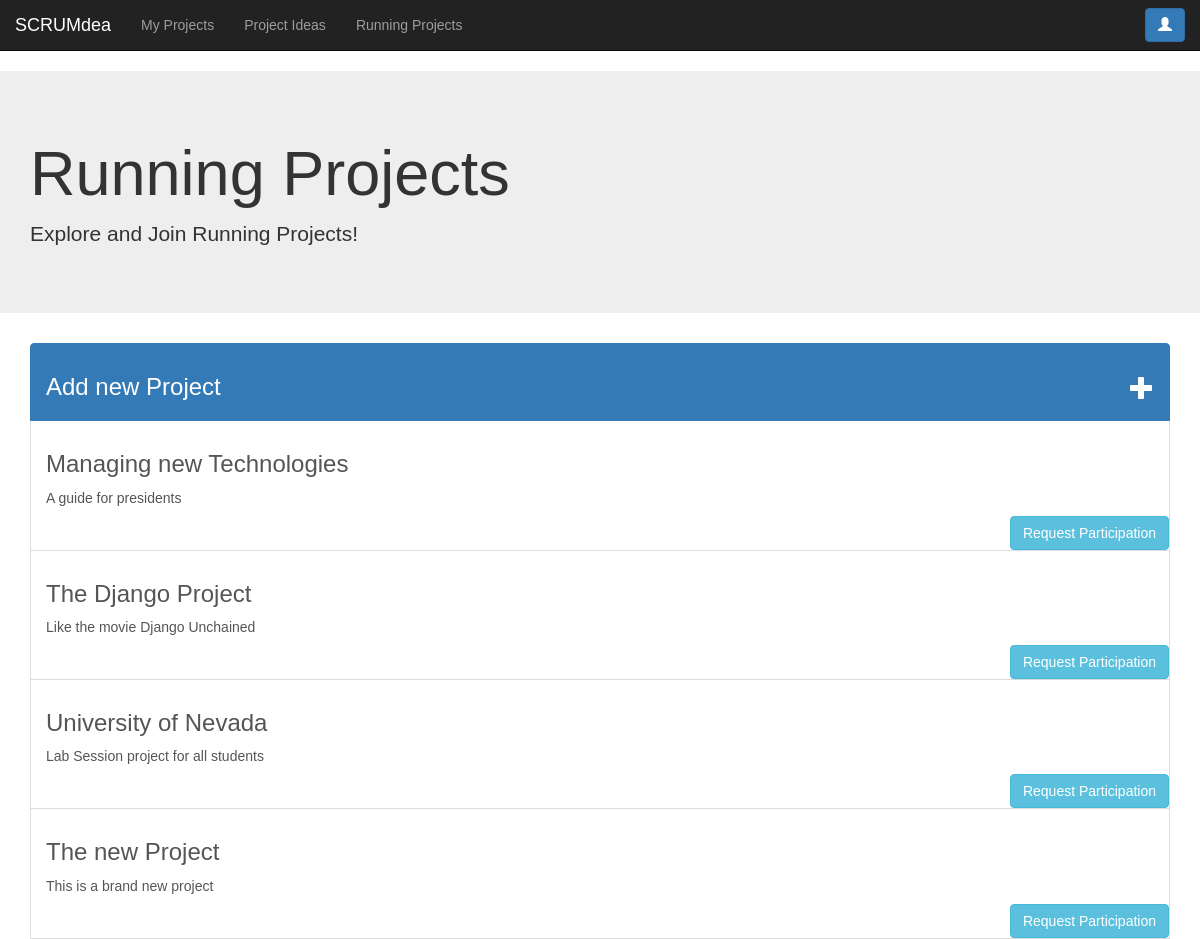
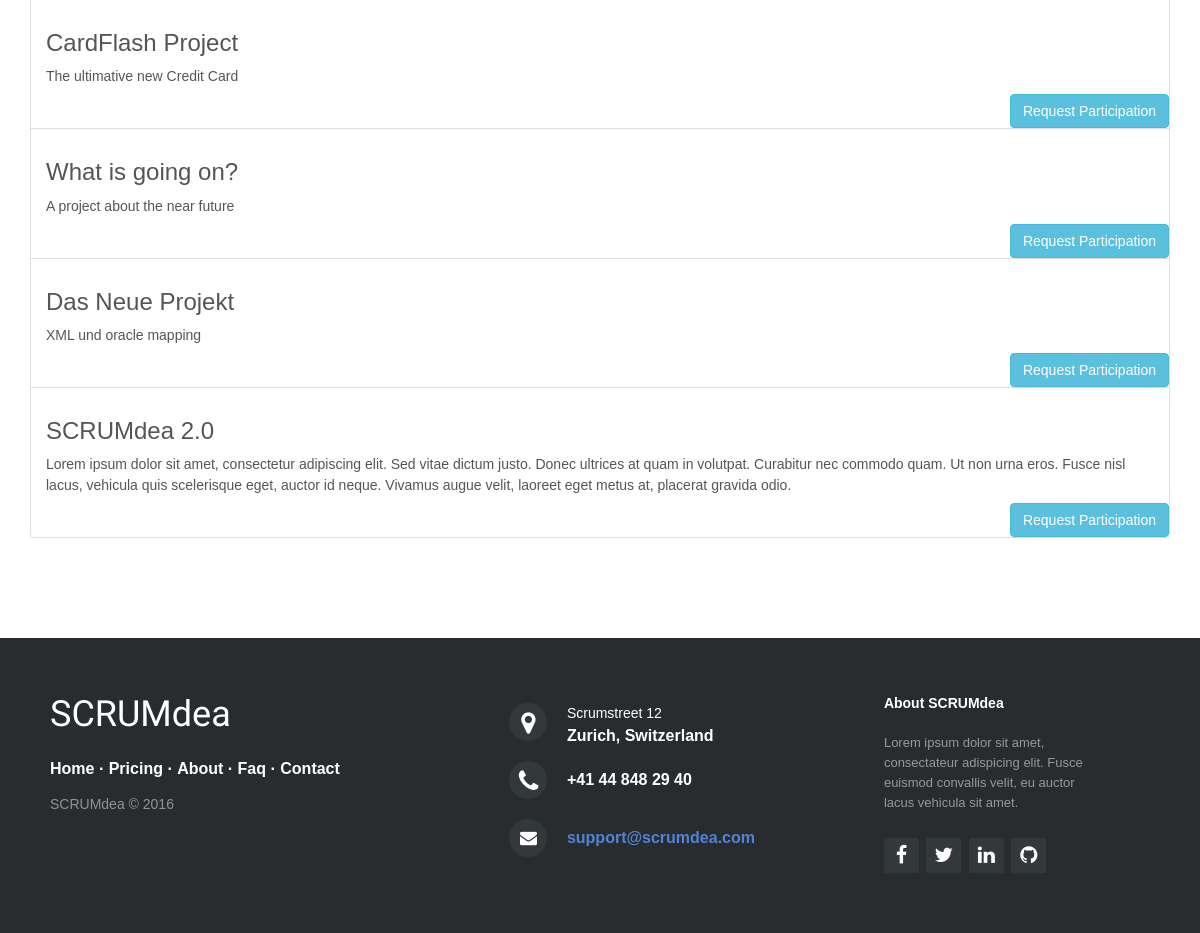
The app's page /projects/running (signed in) with its own data (2 pictures, top to bottom).
### scrumdea/models.py (models this page shows, shortened)
class Project(models.Model):
    name = models.CharField(max_length=100)
    description = models.TextField()
    creation_date = models.DateTimeField(auto_now_add=True)
    finishing_date = models.DateTimeField(null=True)
    visible = models.BooleanField(default=True)

### scrumdea/views.py (the view)
# urls.py: url(r'^projects/running$', views.ProjectRunningListView.as_view(), name='project_running_list_view'),
class ProjectRunningListView(LoginRequiredMixin, ListView):
    model = src_models.Project
    template_name = "scrumdea/final/running_projects.html"

### scrumdea/templates/scrumdea/final/running_projects.html (shortened to what this page needs)
{% load staticfiles %}
<!DOCTYPE html>
<html lang="en">
<head>
    <link href="{% static "css/bootstrap.min.css" %}" rel="stylesheet">
    <link rel="stylesheet" href="{% static "style.css" %}">
    <link rel="stylesheet" href="http://maxcdn.bootstrapcdn.com/font-awesome/4.2.0/css/font-awesome.min.css">
</head>
<body>
<nav class="navbar navbar-inverse navbar-static-top">
    <div class="container-fluid">
        <div class="navbar-header">
            <a class="navbar-brand" href="/">SCRUMdea</a>
            <div class="btn-toolbar">
            </div>
        </div>
        <div class="navbar-collapse collapse navbar-left" id="bs-example-navbar-collapse" aria-expanded="false"
             style="height: 1px;">
            <ul class="nav navbar-nav">
                <li><a href="{% url "project_list_view" %}">My Projects</a></li>
                <li><a href="{% url "general_idea_listlist_view" %}">Project Ideas</a></li>
                <li><a href="{% url "project_running_list_view" %}">Running Projects</a></li>
            </ul>
        </div>
        <button type="button" class="btn btn-primary navbar-right navbar-btn hidden-xs" aria-label="Right Align"
                data-toggle="modal" data-target="#user_modal" style="margin-right: 0px">
            <span class="glyphicon glyphicon-user" aria-hidden="true"></span>
        </button>
    </div>
</nav>
<div class="jumbotron">
    <div class="container">
        <h1>Running Projects</h1>
        <p> Explore and Join Running Projects!</p>
    </div>
</div>
<div class="container">
    <div class="list-group">
        <a href="{% url "project_create_view" %}" class="list-group-item active">
            <h3>Add new Project <span class="glyphicon glyphicon-plus" style="float:right;" aria-hidden="true"></span>
            </h3>
        </a>
        {% for project in object_list %}
            <a href="{% url "project_detail_view" pk=project.id %}" class="list-group-item">
                <h3>{{ project.name }}</h3>
                <p>{{ project.description }}</p>
                <br>
                <div class="container-fluid">
                    <div class="btn-group button-pos-right">
                        <button class="btn btn-info pull-right" type="button">
                            Request Participation
                        </button>
                    </div>
                </div>
            </a>
        {% endfor %}
    </div>
</div>
<footer class="footer-distributed">
    <div class="footer-left">
        <h3>SCRUMdea</h3>
        <p class="footer-links">
            <a href="#">Home</a>
            ·
            <a href="#">Pricing</a>
            ·
            <a href="#">About</a>
            ·
            <a href="#">Faq</a>
            ·
            <a href="#">Contact</a>
        </p>
        <p class="footer-company-name">SCRUMdea &copy; 2016</p>
    </div>
    <div class="footer-center">
        <div>
            <i class="fa fa-map-marker"></i>
            <p><span>Scrumstreet 12</span> Zurich, Switzerland</p>
        </div>
        <div>
            <i class="fa fa-phone"></i>
            <p>+41 44 848 29 40</p>
        </div>
        <div>
            <i class="fa fa-envelope"></i>
            <p><a href="mailto:support@company.com">support@scrumdea.com</a></p>
        </div>
    </div>
    <div class="footer-right">
        <p class="footer-company-about">
            <span>About SCRUMdea</span>
            Lorem ipsum dolor sit amet, consectateur adispicing elit. Fusce euismod convallis velit, eu auctor lacus
            vehicula sit amet.
        </p>
        <div class="footer-icons">
            <a href="#"><i class="fa fa-facebook"></i></a>
            <a href="#"><i class="fa fa-twitter"></i></a>
            <a href="#"><i class="fa fa-linkedin"></i></a>
            <a href="#"><i class="fa fa-github"></i></a>
        </div>
    </div>
</footer>
</body>
</html>

### scrumdea/static/style.css (style rules this page uses)
* { padding:0; margin:0; }
html { background-color: #eaf0f2; height: 100%; }
body { font:14px/1.5 Arial, Helvetica, sans-serif; }
.button-pos-right { position: absolute; bottom: 0; right: 0; }
.footer-distributed { background-color: #292c2f; box-shadow: 0 1px 1px 0 rgba(0, 0, 0, 0.12); box-sizing: border-box; width: 100%; text-align: left; font: bold 16px sans-serif; padding: 55px 50px; margin-top: 80px; }
.footer-distributed .footer-left, .footer-distributed .footer-center, .footer-distributed .footer-right { display: inline-block; vertical-align: top; }
.footer-distributed .footer-left { width: 40%; }
.footer-distributed h3 { color: #ffffff; font: normal 36px 'Codystar', cursive; margin: 0; }
.footer-distributed .footer-links { color: #ffffff; margin: 20px 0 12px; padding: 0; }
.footer-distributed .footer-links a { display:inline-block; line-height: 1.8; text-decoration: none; color: inherit; }
.footer-distributed .footer-company-name { color: #8f9296; font-size: 14px; font-weight: normal; margin: 0; }
.footer-distributed .footer-center { width: 35%; }
.footer-distributed .footer-center i { background-color: #33383b; color: #ffffff; font-size: 25px; width: 38px; height: 38px; border-radius: 50%; text-align: center; line-height: 42px; margin: 10px 15px; vertical-align: middle; }
.footer-distributed .footer-center i.fa-envelope { font-size: 17px; line-height: 38px; }
.footer-distributed .footer-center p { display: inline-block; color: #ffffff; vertical-align: middle; margin:0; }
.footer-distributed .footer-center p span { display:block; font-weight: normal; font-size:14px; line-height:2; }
.footer-distributed .footer-center p a { color: #5383d3; text-decoration: none;; }
.footer-distributed .footer-right { width: 20%; }
.footer-distributed .footer-company-about { line-height: 20px; color: #92999f; font-size: 13px; font-weight: normal; margin: 0; }
.footer-distributed .footer-company-about span { display: block; color: #ffffff; font-size: 14px; font-weight: bold; margin-bottom: 20px; }
.footer-distributed .footer-icons { margin-top: 25px; }
.footer-distributed .footer-icons a { display: inline-block; width: 35px; height: 35px; cursor: pointer; background-color: #33383b; border-radius: 2px; font-size: 20px; color: #ffffff; text-align: center; line-height: 35px; margin-right: 3px; margin-bottom: 5px; }

### records on screen
Project: name "Managing new Technologies", description "A guide for presidents"
Project: name "The Django Project", description "Like the movie Django Unchained"
Project: name "University of Nevada", description "Lab Session project for all students"
Project: name "The new Project", description "This is a brand new project"
Project: name "CardFlash Project", description "The ultimative new Credit Card"
Project: name "What is going on?", description "A project about the near future"
Project: name "Das Neue Projekt", description "XML und oracle mapping"
Project: name "SCRUMdea 2.0", description "Lorem ipsum dolor sit amet, consectetur adipiscing elit. Sed vitae dictum justo. Donec ultrices at quam in volutpat. Curabitur nec commodo quam. Ut non urna eros. Fusce nisl lacus, vehicula quis scelerisque eget, auctor id neque. Vivamus augue velit, laoreet eget metus at, placerat gravida odio."
